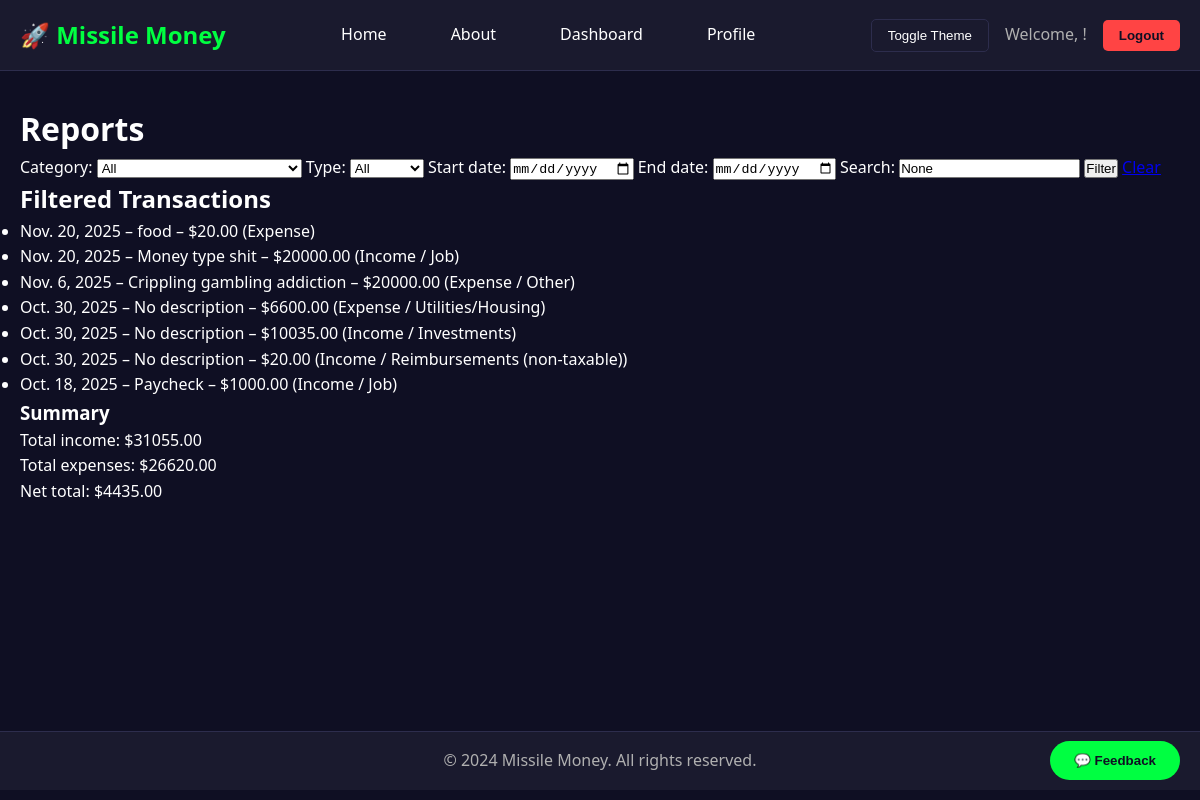
The app's page /reports/ (signed in) with its own data.
### main/models.py (models this page shows, shortened)
class Transaction(models.Model):
    TRANSACTION_TYPES = [
        ('income', 'Income'),
        ('expense', 'Expense'),
    ]
    INCOME_CATEGORIES = [
        ('job', 'Job'),
        ('investments', 'Investments'),
        ('reimbursements', 'Reimbursements (non-taxable)'),
        ('other_income', 'Other'),
    ]
    EXPENSE_CATEGORIES = [
        ('groceries', 'Groceries'),
        ('utilities_housing', 'Utilities/Housing'),
        ('recreation', 'Recreation'),
        ('other_expense', 'Other'),
        ('peer', 'Peer Transfer'),
    ]
    user = models.ForeignKey(User, on_delete=models.CASCADE)
    type = models.CharField(max_length=7, choices=TRANSACTION_TYPES)
    category = models.CharField(max_length=20, blank=True)
    amount = models.DecimalField(max_digits=10, decimal_places=2)
    description = models.CharField(max_length=255, blank=True)
    date = models.DateField(auto_now_add=True)
    peer_payment = models.BooleanField(default=False)
    recipient = models.ForeignKey(User, null=True, blank=True, on_delete=models.SET_NULL, related_name='received_payments')
    related_transaction = models.OneToOneField( 'self', null=True, blank=True, on_delete=models.SET_NULL, related_name='peer_counterpart')
    def get_category_display(self):
        if self.type == 'income':
            for value, label in self.INCOME_CATEGORIES:
                if value == self.category:
                    return label
        elif self.type == 'expense':
            for value, label in self.EXPENSE_CATEGORIES:
                if value == self.category:
                    return label
        return self.category or 'Uncategorized'

### main/views.py (the view)
# urls.py: path('reports/', views.view_reports, name='view_reports'),
@login_required
def view_reports(request):
    transactions = Transaction.objects.filter(user=request.user).order_by('-date')
    category = request.GET.get('category')
    tx_type = request.GET.get('type')
    start_date = request.GET.get('start_date')
    end_date = request.GET.get('end_date')
    search_query = request.GET.get('q')
    if category:
        transactions = transactions.filter(category=category)
    if tx_type in ['income', 'expense']:
        transactions = transactions.filter(type=tx_type)
    if start_date:
        transactions = transactions.filter(date__gte=start_date)
    if end_date:
        transactions = transactions.filter(date__lte=end_date)
    if search_query:
        transactions = transactions.filter(
            Q(description__icontains=search_query) |
            Q(category__icontains=search_query)
        )
    total_income = sum(t.amount for t in transactions if t.type == 'income')
    total_expenses = sum(t.amount for t in transactions if t.type == 'expense')
    net_total = total_income - total_expenses
    categories = Transaction.INCOME_CATEGORIES + Transaction.EXPENSE_CATEGORIES
    context = {
        'transactions': transactions,
        'categories': categories,
        'selected_category': category,
        'selected_type': tx_type,
        'start_date': start_date,
        'end_date': end_date,
        'search_query': search_query,
        'total_income': total_income,
        'total_expenses': total_expenses,
        'net_total': net_total,
    }
    return render(request, 'reports.html', context)

### templates/reports.html (shortened to what this page needs)
{% extends 'base.html' %}
{% block content %}
<h1>Reports</h1>
<form method="get">
    <label>Category:
      <select name="category">
        <option value="">All</option>
      </select>
    </label>
    <label>Type:
      <select name="type">
        <option value="">All</option>
      </select>
    </label>
    <label>Start date: <input type="date" name="start_date" value="{{ start_date }}"></label>
    <label>End date: <input type="date" name="end_date" value="{{ end_date }}"></label>
    <label>Search: <input type="text" name="q" value="{{ search_query }}"></label>
    <button type="submit">Filter</button>
    <a href="{% url 'view_reports' %}">Clear</a>
  </form>
  {% if transactions %}
    <h2>Filtered Transactions</h2>
    <ul>
      {% for t in transactions %}
        <li>{{ t.date }} – {{ t.description|default:"No description" }} – ${{ t.amount }}
            ({{ t.get_type_display }}{% if t.category %} / {{ t.get_category_display }}{% endif %})
        </li>
      {% endfor %}
    </ul>
    <h3>Summary</h3>
    <p>Total income: ${{ total_income }}</p>
    <p>Total expenses: ${{ total_expenses }}</p>
    <p>Net total: ${{ net_total }}</p>
  {% else %}
    <p>No transactions match your filter criteria.</p>
  {% endif %}
  {% endblock %}

### templates/base.html (style rules this page uses)
:root { --bg-primary: #0f0f23; --bg-secondary: #1a1a2e; --bg-tertiary: #16213e; --text-primary: #ffffff; --text-secondary: #b0b0b0; --accent-primary: #00ff41; --accent-secondary: #008f39; --border-color: #2d2d4d; }
* { margin: 0; padding: 0; box-sizing: border-box; transition: background-color 0.3s, color 0.3s; }
body { background-color: var(--bg-primary); color: var(--text-primary); font-family: 'Segoe UI', Tahoma, Geneva, Verdana, sans-serif; line-height: 1.6; min-height: 100vh; }

### records on screen
Transaction: date "Nov. 20, 2025", description "food", amount "20.00", type "Expense"
Transaction: date "Nov. 20, 2025", description "Money type shit", amount "20000.00", type "Income", category "Job"
Transaction: date "Nov. 6, 2025", description "Crippling gambling addiction", amount "20000.00", type "Expense", category "Other"
Transaction: date "Oct. 30, 2025", description "No description", amount "6600.00", type "Expense", category "Utilities/Housing"
Transaction: date "Oct. 30, 2025", description "No description", amount "10035.00", type "Income", category "Investments"
Transaction: date "Oct. 30, 2025", description "No description", amount "20.00", type "Income", category "Reimbursements (non-taxable)"
Transaction: date "Oct. 18, 2025", description "Paycheck", amount "1000.00", type "Income", category "Job"

### other values on screen
{{ total_income }} "31055.00"
{{ total_expenses }} "26620.00"
{{ net_total }} "4435.00"
